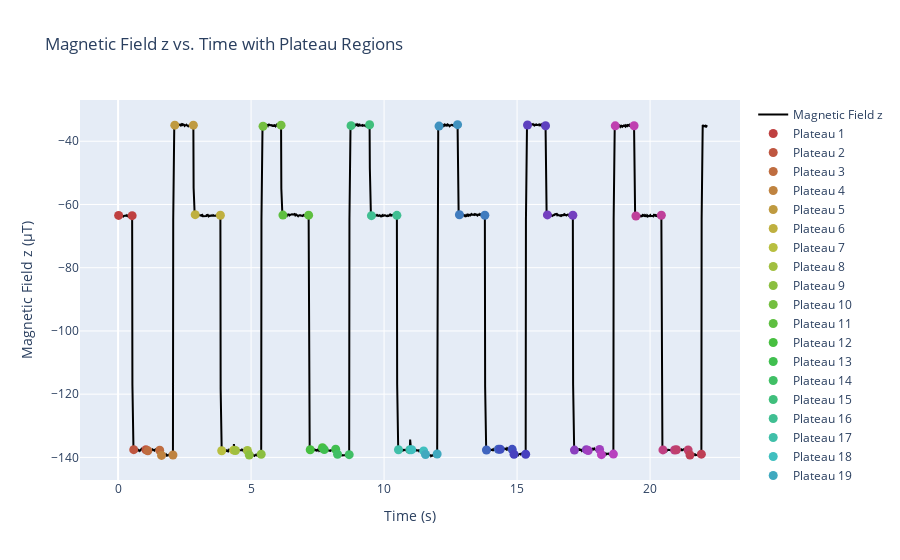

Write notebook code for a chart like this one.
### Code cell
# analyze plateaus and indices for all axes
# Print the values of the second key in plateau_regions_dict
second_key_x = list(plateau_regions.keys())[0]  # 0 = x, 1 = y, 2 = z
plateau_regions_values = plateau_regions[second_key_x]

print(f"Plateau regions for {second_key_x}:")
start_list = []
end_list = []
for start_index, end_index in plateau_regions_values:
    start_list.append(start_index)
    end_list.append(end_index)
    # print(f"Start index: {start_index}, End index: {end_index}")

# Create a line plot of Magnetic Field x vs. Time
fig = go.Figure()
fig.add_trace(go.Scatter(x=df_trunc['Time (s)'], y=df_trunc['Magnetic Field z (µT)'],
                         mode='lines', name='Magnetic Field z', line=dict(color='black')))

# Iterate through each pair of start and end indices
for i, (start_index, end_index) in enumerate(zip(start_list, end_list)):
    # Extract x and y values for the pair
    x_values = [df_trunc.loc[start_index, 'Time (s)'], df_trunc.loc[end_index, 'Time (s)']]
    y_values = [df_trunc.loc[start_index, 'Magnetic Field z (µT)'], df_trunc.loc[end_index, 'Magnetic Field z (µT)']]

    # Assign a different color to each pair
    color = f"hsl({i * 360 / len(start_list)}, 50%, 50%)"  # Adjust saturation and lightness as needed

    # Add a scatter trace for the pair with the assigned color
    fig.add_trace(go.Scatter(x=x_values, y=y_values, mode='markers', marker=dict(color=color, size=9),
                             name=f'Plateau {i+1}'))

# Update layout
fig.update_layout(title='Magnetic Field z vs. Time with Plateau Regions',
                  xaxis_title='Time (s)',
                  yaxis_title='Magnetic Field z (µT)')

# Show the plot
fig.show()

### Figure 1 — Plotly figure (JSON) as saved in the notebook; plotly's stock layout.template omitted (floating-point values rounded to 4 significant figures; data arrays with more than 128 entries replaced by an {"elided": "..."} marker saying what was removed)
{"data": [{"line": {"color": "black"}, "mode": "lines", "name": "Magnetic Field z", "type": "scatter", "x": {"elided": "2222 float values"}, "y": {"elided": "2222 float values"}}, {"marker": {"color": "hsl(0.0, 50%, 50%)", "size": 9}, "mode": "markers", "name": "Plateau 1", "type": "scatter", "x": [0.02047, 0.5286], "y": [-63.46, -63.53]}, {"marker": {"color": "hsl(10.588235294117647, 50%, 50%)", "size": 9}, "mode": "markers", "name": "Plateau 2", "type": "scatter", "x": [0.5884, 1.047], "y": [-137.6, -137.6]}, {"marker": {"color": "hsl(21.176470588235293, 50%, 50%)", "size": 9}, "mode": "markers", "name": "Plateau 3", "type": "scatter", "x": [1.116, 1.565], "y": [-137.9, -137.7]}, {"marker": {"color": "hsl(31.764705882352942, 50%, 50%)", "size": 9}, "mode": "markers", "name": "Plateau 4", "type": "scatter", "x": [1.634, 2.063], "y": [-139.4, -139.2]}, {"marker": {"color": "hsl(42.35294117647059, 50%, 50%)", "size": 9}, "mode": "markers", "name": "Plateau 5", "type": "scatter", "x": [2.133, 2.83], "y": [-34.91, -34.92]}, {"marker": {"color": "hsl(52.94117647058823, 50%, 50%)", "size": 9}, "mode": "markers", "name": "Plateau 6", "type": "scatter", "x": [2.9, 3.846], "y": [-63.23, -63.42]}, {"marker": {"color": "hsl(63.529411764705884, 50%, 50%)", "size": 9}, "mode": "markers", "name": "Plateau 7", "type": "scatter", "x": [3.896, 4.344], "y": [-137.9, -137.7]}, {"marker": {"color": "hsl(74.11764705882354, 50%, 50%)", "size": 9}, "mode": "markers", "name": "Plateau 8", "type": "scatter", "x": [4.414, 4.862], "y": [-137.8, -137.8]}, {"marker": {"color": "hsl(84.70588235294117, 50%, 50%)", "size": 9}, "mode": "markers", "name": "Plateau 9", "type": "scatter", "x": [4.932, 5.381], "y": [-139.2, -139.0]}, {"marker": {"color": "hsl(95.29411764705883, 50%, 50%)", "size": 9}, "mode": "markers", "name": "Plateau 10", "type": "scatter", "x": [5.45, 6.128], "y": [-35.26, -34.91]}, {"marker": {"color": "hsl(105.88235294117646, 50%, 50%)", "size": 9}, "mode": "markers", "name": "Plateau 11", "type": "scatter", "x": [6.197, 7.164], "y": [-63.35, -63.38]}, {"marker": {"color": "hsl(116.47058823529412, 50%, 50%)", "size": 9}, "mode": "markers", "name": "Plateau 12", "type": "scatter", "x": [7.224, 7.682], "y": [-137.6, -136.9]}, {"marker": {"color": "hsl(127.05882352941177, 50%, 50%)", "size": 9}, "mode": "markers", "name": "Plateau 13", "type": "scatter", "x": [7.752, 8.18], "y": [-137.5, -137.4]}, {"marker": {"color": "hsl(137.64705882352942, 50%, 50%)", "size": 9}, "mode": "markers", "name": "Plateau 14", "type": "scatter", "x": [8.25, 8.688], "y": [-139.0, -139.1]}, {"marker": {"color": "hsl(148.23529411764707, 50%, 50%)", "size": 9}, "mode": "markers", "name": "Plateau 15", "type": "scatter", "x": [8.758, 9.455], "y": [-35.07, -34.79]}, {"marker": {"color": "hsl(158.8235294117647, 50%, 50%)", "size": 9}, "mode": "markers", "name": "Plateau 16", "type": "scatter", "x": [9.525, 10.48], "y": [-63.52, -63.43]}, {"marker": {"color": "hsl(169.41176470588235, 50%, 50%)", "size": 9}, "mode": "markers", "name": "Plateau 17", "type": "scatter", "x": [10.54, 10.97], "y": [-137.6, -137.6]}, {"marker": {"color": "hsl(180.0, 50%, 50%)", "size": 9}, "mode": "markers", "name": "Plateau 18", "type": "scatter", "x": [11.04, 11.49], "y": [-137.6, -138.0]}, {"marker": {"color": "hsl(190.58823529411765, 50%, 50%)", "size": 9}, "mode": "markers", "name": "Plateau 19", "type": "scatter", "x": [11.56, 12.0], "y": [-139.1, -138.9]}, {"marker": {"color": "hsl(201.1764705882353, 50%, 50%)", "size": 9}, "mode": "markers", "name": "Plateau 20", "type": "scatter", "x": [12.07, 12.76], "y": [-35.21, -34.74]}, {"marker": {"color": "hsl(211.76470588235293, 50%, 50%)", "size": 9}, "mode": "markers", "name": "Plateau 21", "type": "scatter", "x": [12.83, 13.79], "y": [-63.26, -63.41]}, {"marker": {"color": "hsl(222.35294117647058, 50%, 50%)", "size": 9}, "mode": "markers", "name": "Plateau 22", "type": "scatter", "x": [13.85, 14.3], "y": [-137.7, -137.4]}, {"marker": {"color": "hsl(232.94117647058823, 50%, 50%)", "size": 9}, "mode": "markers", "name": "Plateau 23", "type": "scatter", "x": [14.37, 14.82], "y": [-137.4, -137.5]}, {"marker": {"color": "hsl(243.52941176470588, 50%, 50%)", "size": 9}, "mode": "markers", "name": "Plateau 24", "type": "scatter", "x": [14.89, 15.32], "y": [-139.0, -139.0]}, {"marker": {"color": "hsl(254.11764705882354, 50%, 50%)", "size": 9}, "mode": "markers", "name": "Plateau 25", "type": "scatter", "x": [15.39, 16.07], "y": [-34.84, -35.1]}, {"marker": {"color": "hsl(264.70588235294116, 50%, 50%)", "size": 9}, "mode": "markers", "name": "Plateau 26", "type": "scatter", "x": [16.14, 17.1], "y": [-63.29, -63.42]}, {"marker": {"color": "hsl(275.29411764705884, 50%, 50%)", "size": 9}, "mode": "markers", "name": "Plateau 27", "type": "scatter", "x": [17.16, 17.6], "y": [-137.7, -137.5]}, {"marker": {"color": "hsl(285.88235294117646, 50%, 50%)", "size": 9}, "mode": "markers", "name": "Plateau 28", "type": "scatter", "x": [17.67, 18.1], "y": [-137.8, -137.5]}, {"marker": {"color": "hsl(296.47058823529414, 50%, 50%)", "size": 9}, "mode": "markers", "name": "Plateau 29", "type": "scatter", "x": [18.17, 18.62], "y": [-139.1, -139.0]}, {"marker": {"color": "hsl(307.05882352941177, 50%, 50%)", "size": 9}, "mode": "markers", "name": "Plateau 30", "type": "scatter", "x": [18.69, 19.4], "y": [-35.12, -35.09]}, {"marker": {"color": "hsl(317.6470588235294, 50%, 50%)", "size": 9}, "mode": "markers", "name": "Plateau 31", "type": "scatter", "x": [19.47, 20.42], "y": [-63.63, -63.42]}, {"marker": {"color": "hsl(328.2352941176471, 50%, 50%)", "size": 9}, "mode": "markers", "name": "Plateau 32", "type": "scatter", "x": [20.48, 20.92], "y": [-137.6, -137.6]}, {"marker": {"color": "hsl(338.8235294117647, 50%, 50%)", "size": 9}, "mode": "markers", "name": "Plateau 33", "type": "scatter", "x": [20.99, 21.43], "y": [-137.6, -137.7]}, {"marker": {"color": "hsl(349.4117647058824, 50%, 50%)", "size": 9}, "mode": "markers", "name": "Plateau 34", "type": "scatter", "x": [21.5, 21.93], "y": [-139.3, -139.0]}], "layout": {"title": {"text": "Magnetic Field z vs. Time with Plateau Regions"}, "xaxis": {"title": {"text": "Time (s)"}}, "yaxis": {"title": {"text": "Magnetic Field z (µT)"}}}}
